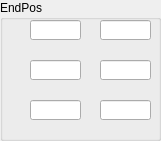
   <widget class="QGroupBox" name="grpEndPos">
    <property name="geometry">
     <rect>
      <x>500</x>
      <y>20</y>
      <width>161</width>
      <height>141</height>
     </rect>
    </property>
    <property name="title">
     <string>EndPos</string>
    </property>
    <widget class="QLineEdit" name="edtLeftEndPosZ">
     <property name="geometry">
      <rect>
       <x>30</x>
       <y>100</y>
       <width>51</width>
       <height>20</height>
      </rect>
     </property>
    </widget>
    <widget class="QLineEdit" name="edtRightEndPosY">
     <property name="geometry">
      <rect>
       <x>100</x>
       <y>60</y>
       <width>51</width>
       <height>20</height>
      </rect>
     </property>
    </widget>
    <widget class="QLineEdit" name="edtRightEndPosX">
     <property name="geometry">
      <rect>
       <x>100</x>
       <y>20</y>
       <width>51</width>
       <height>20</height>
      </rect>
     </property>
    </widget>
    <widget class="QLineEdit" name="edtLeftEndPosY">
     <property name="geometry">
      <rect>
       <x>30</x>
       <y>60</y>
       <width>51</width>
       <height>20</height>
      </rect>
     </property>
    </widget>
    <widget class="QLineEdit" name="edtRightEndPosZ">
     <property name="geometry">
      <rect>
       <x>100</x>
       <y>100</y>
       <width>51</width>
       <height>20</height>
      </rect>
     </property>
    </widget>
    <widget class="QLineEdit" name="edtLeftEndPosX">
     <property name="geometry">
      <rect>
       <x>30</x>
       <y>20</y>
       <width>51</width>
       <height>20</height>
      </rect>
     </property>
    </widget>
   </widget>
